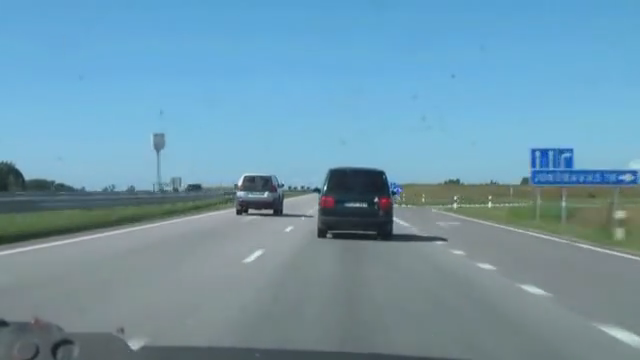
#> input picture frame 37 of carTracking/road.mp4, 640 x 360 px, given in place of the camera
$ python car_count_record.py
#> lines starting #> are read from the running program, lines starting #| are printed output that depends on the picture
import cv2
#
# Records a webcam feed to an MP4 file using OpenCV.
#
# This is handy to record input for other CV programs without
# worrying too much about variable lighting conditions.
#

# Opens the default webcam device
vc = cv2.VideoCapture(0)

def get_frame():
    """ Helper function to grab a frame from the webcam, scale it, and return. """
    rval, frame = vc.read()
#> frame is the input picture: shape (360, 640, 3); mean B, G, R 170.9, 151.4, 111.9
    # (h, w) = frame.shape[:2]
    # frame = cv2.resize(frame, (int(w * RESIZE_RATIO), int(h * RESIZE_RATIO)), interpolation=cv2.INTER_CUBIC)
    return rval, frame

# Grab a single frame from the camera. `grabbed` will be false
# if something failed, `frame` is an array of data containing
# the image.
grabbed, frame = get_frame()
#> grabbed = True

# Specify the output encoding for the saved file
fourcc = cv2.VideoWriter_fourcc(*'XVID')
# Get the size of the frame from the camera
(h, w) = frame.shape[:2]
#> h = 360; w = 640
# Build a video writer that writes to a file name with the specified
# output encoding, framerate, and size
writer = cv2.VideoWriter('output.mp4', fourcc, 40.0, (w, h))

while True:
    # Continuously grab a frame and write it to the outputter
    grabbed, frame = get_frame()
    writer.write(frame)

# Ideally we would listen for a signal and clean up the
# camera and writer here, but it seems to work without.

$ run again, starting later in the video
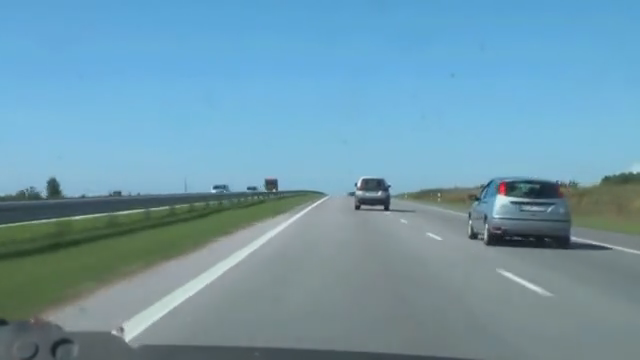
#> input picture frame 170 of carTracking/road.mp4, 640 x 360 px, given in place of the camera
#> in get_frame, frame is the input picture: shape (360, 640, 3); mean B, G, R 172.1, 153.7, 112.4
#> `grabbed, frame = get_frame()`: grabbed = True

$ run again, starting later in the video
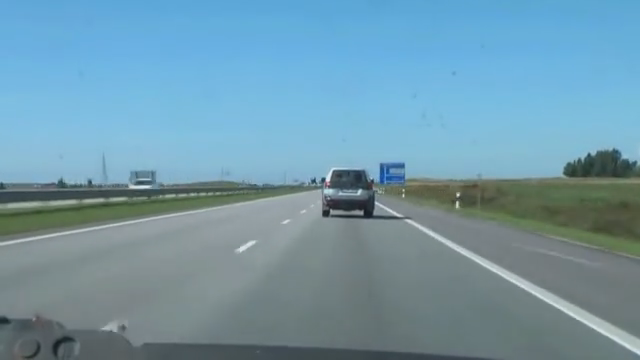
#> input picture frame 302 of carTracking/road.mp4, 640 x 360 px, given in place of the camera
#> in get_frame, frame is the input picture: shape (360, 640, 3); mean B, G, R 169.8, 152.4, 113.9
#> `grabbed, frame = get_frame()`: grabbed = True
